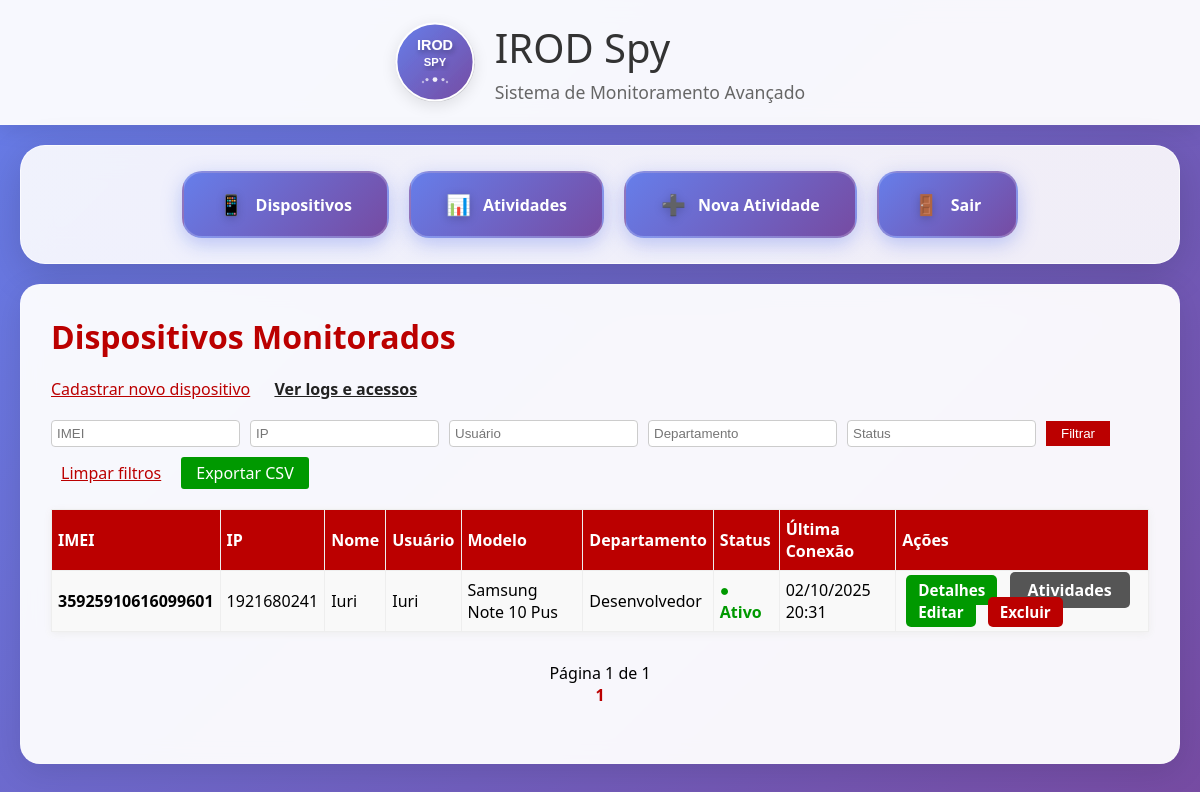
The app's page / (signed in), older data.
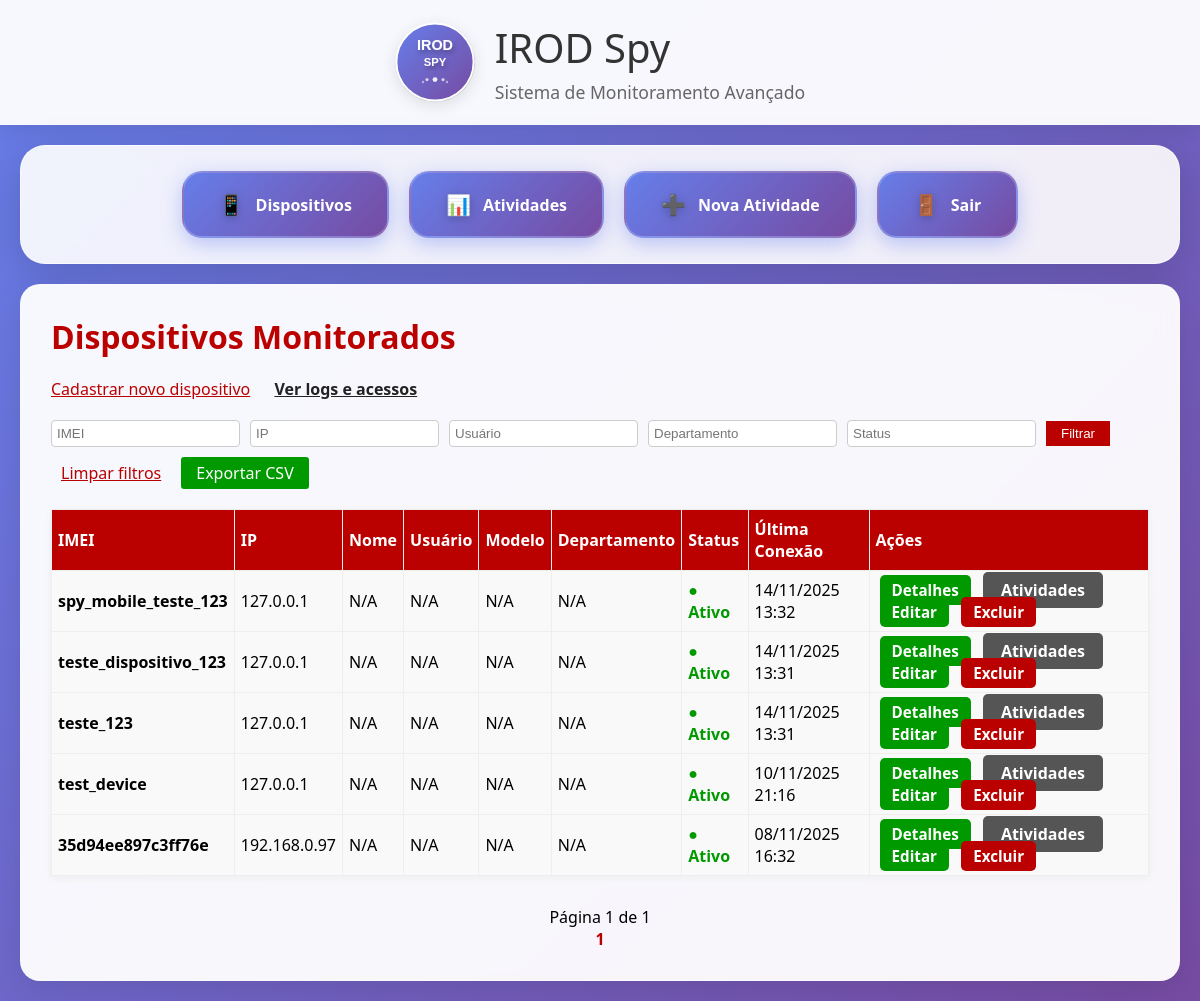
The same page, newer data.
### monitoramento/models.py (models this page shows, shortened)
class Dispositivo(models.Model):
	imei = models.CharField(max_length=20, unique=True)
	ip = models.GenericIPAddressField()
	gateway = models.GenericIPAddressField(blank=True, null=True)
	mascara_rede = models.CharField(max_length=20, blank=True)
	nome = models.CharField(max_length=100, blank=True)
	usuario = models.CharField(max_length=100, blank=True)
	modelo = models.CharField(max_length=100, blank=True)
	departamento = models.CharField(max_length=100, blank=True)
	sistema_operacional = models.CharField(max_length=50, blank=True)
	status = models.CharField(max_length=20, choices=[('ativo', 'Ativo'), ('inativo', 'Inativo')], default='ativo')
	data_aquisicao = models.DateField(null=True, blank=True)
	criado_em = models.DateTimeField(auto_now_add=True)
	ultima_conexao = models.DateTimeField(auto_now=True)
	bateria_nivel = models.IntegerField(null=True, blank=True, help_text='Nível da bateria em porcentagem')
	bateria_carregando = models.BooleanField(default=False, help_text='Se a bateria está carregando')
	bateria_temperatura = models.FloatField(null=True, blank=True, help_text='Temperatura da bateria em Celsius')
	armazenamento_total = models.BigIntegerField(null=True, blank=True, help_text='Armazenamento total em bytes')
	armazenamento_usado = models.BigIntegerField(null=True, blank=True, help_text='Armazenamento usado em bytes')
	armazenamento_livre = models.BigIntegerField(null=True, blank=True, help_text='Armazenamento livre em bytes')
	class Meta:
		indexes = [
			models.Index(fields=['imei']),
			models.Index(fields=['ip']),
			models.Index(fields=['status']),
			models.Index(fields=['ultima_conexao']),
			models.Index(fields=['usuario']),
			models.Index(fields=['departamento']),
		]

### monitoramento/views.py (the view)
# urls.py: path('', views.lista_dispositivos, name='home'),
@login_required
def lista_dispositivos(request):
	from django.core.paginator import Paginator
	dispositivos = Dispositivo.objects.exclude(imei__isnull=True).exclude(imei='').order_by('-ultima_conexao')
	imei = request.GET.get('imei', '').strip()
	ip = request.GET.get('ip', '').strip()
	usuario = request.GET.get('usuario', '').strip()
	departamento = request.GET.get('departamento', '').strip()
	status = request.GET.get('status', '').strip()
	if imei:
		dispositivos = dispositivos.filter(imei__icontains=imei)
	if ip:
		dispositivos = dispositivos.filter(ip__icontains=ip)
	if usuario:
		dispositivos = dispositivos.filter(usuario__icontains=usuario)
	if departamento:
		dispositivos = dispositivos.filter(departamento__icontains=departamento)
	if status:
		dispositivos = dispositivos.filter(status__icontains=status)
	paginator = Paginator(dispositivos, 10)  # 10 por página
	page_number = request.GET.get('page')
	page_obj = paginator.get_page(page_number)
	return render(request, 'monitoramento/lista_dispositivos.html', {
		'dispositivos': page_obj.object_list,
		'page_obj': page_obj,
		'request': request
	})

### monitoramento/templates/monitoramento/lista_dispositivos.html (shortened to what this page needs)
{% extends 'base.html' %}
{% block content %}
    <h1 style="color:#b00;">Dispositivos Monitorados</h1>
    <a href="/cadastrar/" style="color:#b00;">Cadastrar novo dispositivo</a>
    <a href="/logs/" style="margin-left:20px;color:#222;font-weight:bold;">Ver logs e acessos</a>
    <form method="get" style="margin:20px 0;display:flex;flex-wrap:wrap;gap:10px;align-items:center;">
        <input type="text" name="imei" placeholder="IMEI" value="{{ request.GET.imei }}" style="padding:5px;">
        <input type="text" name="ip" placeholder="IP" value="{{ request.GET.ip }}" style="padding:5px;">
        <input type="text" name="usuario" placeholder="Usuário" value="{{ request.GET.usuario }}" style="padding:5px;">
        <input type="text" name="departamento" placeholder="Departamento" value="{{ request.GET.departamento }}" style="padding:5px;">
        <input type="text" name="status" placeholder="Status" value="{{ request.GET.status }}" style="padding:5px;">
    <button type="submit" style="padding:5px 15px;background:#b00;color:#fff;border:none;">Filtrar</button>
    <a href="?" style="margin-left:10px;color:#b00;">Limpar filtros</a>
    <a href="{% url 'exportar_dispositivos_csv' %}?{{ request.GET.urlencode }}" style="margin-left:10px;padding:5px 15px;background:#090;color:#fff;text-decoration:none;border-radius:3px;">Exportar CSV</a>
    </form>
    <table style="border-collapse:collapse;width:100%;margin-top:20px;">
        <tr style="background:#b00;color:#fff;">
            <th>IMEI</th>
            <th>IP</th>
            <th>Nome</th>
            <th>Usuário</th>
            <th>Modelo</th>
            <th>Departamento</th>
            <th>Status</th>
            <th>Última Conexão</th>
            <th>Ações</th>
        </tr>
        {% for dispositivo in dispositivos %}
        <tr style="background:#f9f9f9;">
            <td><strong>{{ dispositivo.imei }}</strong></td>
            <td>{{ dispositivo.ip }}</td>
            <td>{{ dispositivo.nome|default:"N/A" }}</td>
            <td>{{ dispositivo.usuario|default:"N/A" }}</td>
            <td>{{ dispositivo.modelo|default:"N/A" }}</td>
            <td>{{ dispositivo.departamento|default:"N/A" }}</td>
            <td>
                {% if dispositivo.status == 'ativo' %}
                    <span style="color:#090;font-weight:bold;">● Ativo</span>
                {% else %}
                    <span style="color:#b00;font-weight:bold;">● Inativo</span>
                {% endif %}
            </td>
            <td>{{ dispositivo.ultima_conexao|date:"d/m/Y H:i" }}</td>
            <td class="actions">
                <a href="{% url 'detalhes_dispositivo' dispositivo.imei %}" class="btn btn-green">Detalhes</a>
                <a href="{% url 'atividades_dispositivo' dispositivo.imei %}" class="btn btn-gray">Atividades</a>
                <a href="{% url 'editar_dispositivo' dispositivo.imei %}" class="btn btn-green">Editar</a>
                <a href="{% url 'excluir_dispositivo' dispositivo.imei %}" class="btn btn-red">Excluir</a>
            </td>
        </tr>
        {% empty %}
        <tr><td colspan="11">Nenhum dispositivo cadastrado.</td></tr>
        {% endfor %}
    </table>
    {% if page_obj %}
    <div style="margin-top:30px;text-align:center;">
        <span>Página {{ page_obj.number }} de {{ page_obj.paginator.num_pages }}</span><br>
        {% for num in page_obj.paginator.page_range %}
            {% if num == page_obj.number %}
                <strong style="color:#b00;">{{ num }}</strong>
            {% else %}
                <a href="?{% for k,v in request.GET.items %}{% if k != 'page' %}{{ k }}={{ v }}&{% endif %}{% endfor %}page={{ num }}" style="margin:0 5px;">{{ num }}</a>
            {% endif %}
        {% endfor %}
    </div>
    {% endif %}
{% endblock %}

### monitoramento/templates/base.html (shortened to what this page needs)
{% load static %}
<!DOCTYPE html>
<html lang="pt-br">
<head>
</head>
<body>
    <header>
        <div class="header-content">
            <svg class="logo-svg" viewBox="0 0 100 100" xmlns="http://www.w3.org/2000/svg">
                <text x="50" y="35" font-family="Arial, sans-serif" font-size="18" font-weight="bold" text-anchor="middle" fill="white" filter="url(#shadow)">IROD</text>
                <text x="50" y="55" font-family="Arial, sans-serif" font-size="14" font-weight="600" text-anchor="middle" fill="white" filter="url(#shadow)">SPY</text>
            </svg>
            <div class="header-text">
                <div class="header-title">IROD Spy</div>
                <div class="header-subtitle">Sistema de Monitoramento Avançado</div>
            </div>
        </div>
    </header>
    <div class="nav-menu">
        <a href="{% url 'lista_dispositivos' %}">
            <span class="nav-icon">📱</span> Dispositivos
        </a>
        <a href="{% url 'todas_atividades' %}">
            <span class="nav-icon">📊</span> Atividades
        </a>
        <a href="{% url 'registrar_atividade_form' %}">
            <span class="nav-icon">➕</span> Nova Atividade
        </a>
        <a href="{% url 'logout' %}">
            <span class="nav-icon">🚪</span> Sair
        </a>
    </div>
    <div class="content-container">
        {% block content %}{% endblock %}
    </div>
</body>
</html>

### monitoramento/templates/base.html (style rules this page uses)
* { margin: 0; padding: 0; box-sizing: border-box; }
body { font-family: 'Segoe UI', Tahoma, Geneva, Verdana, sans-serif; background: linear-gradient(135deg, #667eea 0%, #764ba2 100%); min-height: 100vh; background-attachment: fixed; }
header { background: rgba(255,255,255,0.95); backdrop-filter: blur(10px); color: #333; padding: 20px 0; text-align: center; box-shadow: 0 4px 20px rgba(0,0,0,0.1); border-bottom: 1px solid rgba(255,255,255,0.2); }
.header-content { display: flex; align-items: center; justify-content: center; gap: 20px; max-width: 1200px; margin: 0 auto; padding: 0 20px; }
.logo-svg { width: 80px; height: 80px; border-radius: 50%; box-shadow: 0 4px 15px rgba(0,0,0,0.1); transition: transform 0.3s ease; }
.header-text { text-align: left; }
.header-title { font-size: 2.5em; font-weight: 300; color: #333; margin-bottom: 5px; }
.header-subtitle { font-size: 1.1em; color: #666; font-weight: 300; }
.nav-menu { background: rgba(255,255,255,0.95); backdrop-filter: blur(15px); padding: 25px; margin: 20px; border-radius: 25px; box-shadow: 0 10px 40px rgba(0,0,0,0.15); display: flex; justify-content: center; flex-wrap: wrap; gap: 20px; border: 1px solid rgba(255,255,255,0.3); position: relative; overflow: hidden; }
.nav-menu::before { content: ''; position: absolute; top: 0; left: 0; right: 0; bottom: 0; background: linear-gradient(45deg, rgba(102, 126, 234, 0.05) 0%, rgba(118, 75, 162, 0.05) 100%); pointer-events: none; }
.nav-menu a { position: relative; z-index: 1; color: white; text-decoration: none; padding: 18px 35px; border-radius: 20px; transition: all 0.4s cubic-bezier(0.175, 0.885, 0.32, 1.275); font-weight: 600; display: flex; align-items: center; gap: 12px; background: linear-gradient(135deg, #667eea 0%, #764ba2 100%); box-shadow: 0 6px 20px rgba(102, 126, 234, 0.4); font-size: 16px; border: 2px solid rgba(255,255,255,0.2); overflow: hidden; }
.nav-menu a::before { content: ''; position: absolute; top: 0; left: -100%; width: 100%; height: 100%; background: linear-gradient(90deg, transparent, rgba(255,255,255,0.2), transparent); transition: left 0.5s; }
.nav-icon { font-size: 20px; filter: drop-shadow(0 2px 4px rgba(0,0,0,0.2)); }
.content-container { background: rgba(255,255,255,0.95); backdrop-filter: blur(10px); margin: 20px; border-radius: 20px; padding: 30px; box-shadow: 0 8px 32px rgba(0,0,0,0.1); border: 1px solid rgba(255,255,255,0.2); min-height: 60vh; }

### monitoramento/templates/monitoramento/lista_dispositivos.html (style rules this page uses)
h1 { color: #b00; margin-bottom: 20px; }
.btn { padding: 7px 18px; border-radius: 5px; border: none; font-weight: bold; cursor: pointer; transition: background 0.2s; }
.btn-red { background: #b00; color: #fff; }
.btn-green { background: #090; color: #fff; }
.btn-gray { background: #555; color: #fff; }
.actions a { margin: 0 4px; text-decoration: none; font-weight: bold; }
.actions .btn-red, .actions .btn-green { font-size: 0.95em; padding: 5px 12px; }
table { border-collapse: collapse; width: 100%; margin-top: 20px; background: #fff; box-shadow: 0 2px 8px #eee; }
th, td { padding: 8px 6px; border: 1px solid #eee; text-align: left; }
th { background: #b00; color: #fff; }
tr:nth-child(even) { background: #f7f7f7; }
form input, form select { padding: 7px; border-radius: 4px; border: 1px solid #ccc; }
form { margin: 20px 0; display: flex; flex-wrap: wrap; gap: 10px; align-items: center; }

Row changes from the older to the newer data that the page shows:
removed Dispositivo: imei "35925910616099601", ip "1921680241", nome "Iuri", usuario "Iuri", modelo "Samsung Note 10 Pus", departamento "Desenvolvedor", status "● Ativo", ultima_conexao "02/10/2025 20:31"
added Dispositivo: imei "spy_mobile_teste_123", ip "127.0.0.1", nome "N/A", usuario "N/A", modelo "N/A", departamento "N/A", status "● Ativo", ultima_conexao "14/11/2025 13:32"
added Dispositivo: imei "teste_dispositivo_123", ip "127.0.0.1", nome "N/A", usuario "N/A", modelo "N/A", departamento "N/A", status "● Ativo", ultima_conexao "14/11/2025 13:31"
added Dispositivo: imei "teste_123", ip "127.0.0.1", nome "N/A", usuario "N/A", modelo "N/A", departamento "N/A", status "● Ativo", ultima_conexao "14/11/2025 13:31"
added Dispositivo: imei "test_device", ip "127.0.0.1", nome "N/A", usuario "N/A", modelo "N/A", departamento "N/A", status "● Ativo", ultima_conexao "10/11/2025 21:16"
added Dispositivo: imei "35d94ee897c3ff76e", ip "192.168.0.97", nome "N/A", usuario "N/A", modelo "N/A", departamento "N/A", status "● Ativo", ultima_conexao "08/11/2025 16:32"
